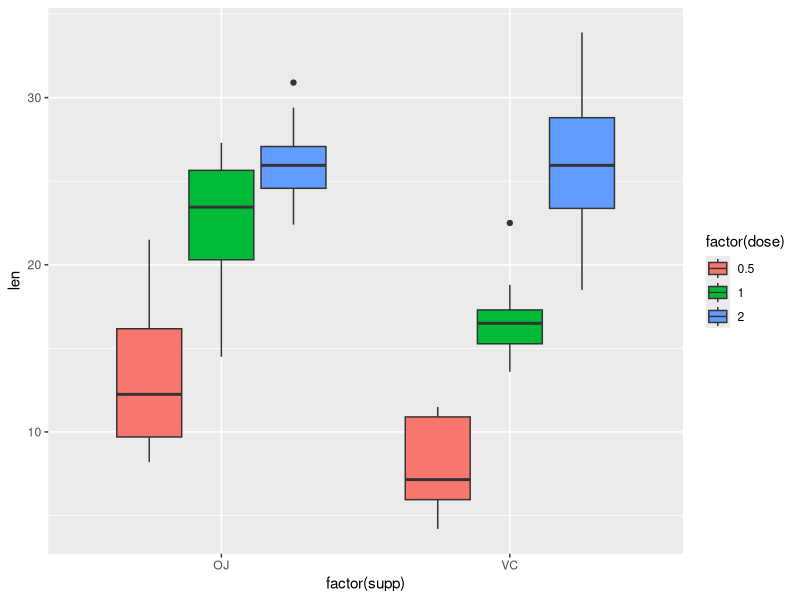
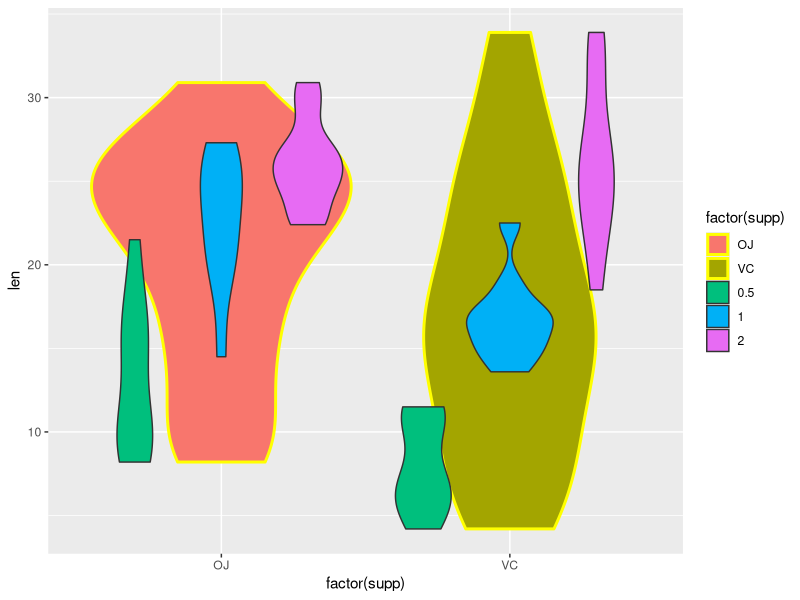

Source code (R) for these figures, in order:
## ---- chunk 1
knitr::opts_chunk$set(echo = TRUE)
## ---- chunk 2
library(datasets)
library(ggplot2)

##1. Load the ToothGrowth data
data(ToothGrowth)


##2. Provide a basic summary of the data
summary(ToothGrowth)

dim(ToothGrowth)

head(ToothGrowth)

##Use confidence intervals and/or hypothesis tests to compare tooth growth by supp and dose.
ggplot(data=ToothGrowth, aes(x = factor(supp), y = len)) + geom_boxplot(aes(fill=factor(dose)))


ggplot(ToothGrowth, aes(x = factor(supp), y = len, fill = factor(supp))) + geom_violin(col = "yellow", size = 1) +
              geom_violin(aes(fill = factor(dose)))

## interval test to see if supplement has an impact on length. Group1 has data for VC and Group2 has lentth for OJ
## tooth growth by supplement type

supp_vc=ToothGrowth$len[ToothGrowth$supp=="VC"]
supp_oj=ToothGrowth$len[ToothGrowth$supp=="OJ"]
res<-t.test(supp_vc,supp_oj,var.equal = F,paired=F)
res$conf.int

##  interval test to see if Supplement VC with 2.0 does yields longer teeth. 

supp_vc20=ToothGrowth$len[ToothGrowth$supp=="VC" & ToothGrowth$dose==2.0]
supp_rest=ToothGrowth$len[!(ToothGrowth$supp=="VC" & ToothGrowth$dose==1.0)]
res<-t.test(supp_vc20,supp_rest,var.equal = F,paired=F)
res$conf.int


